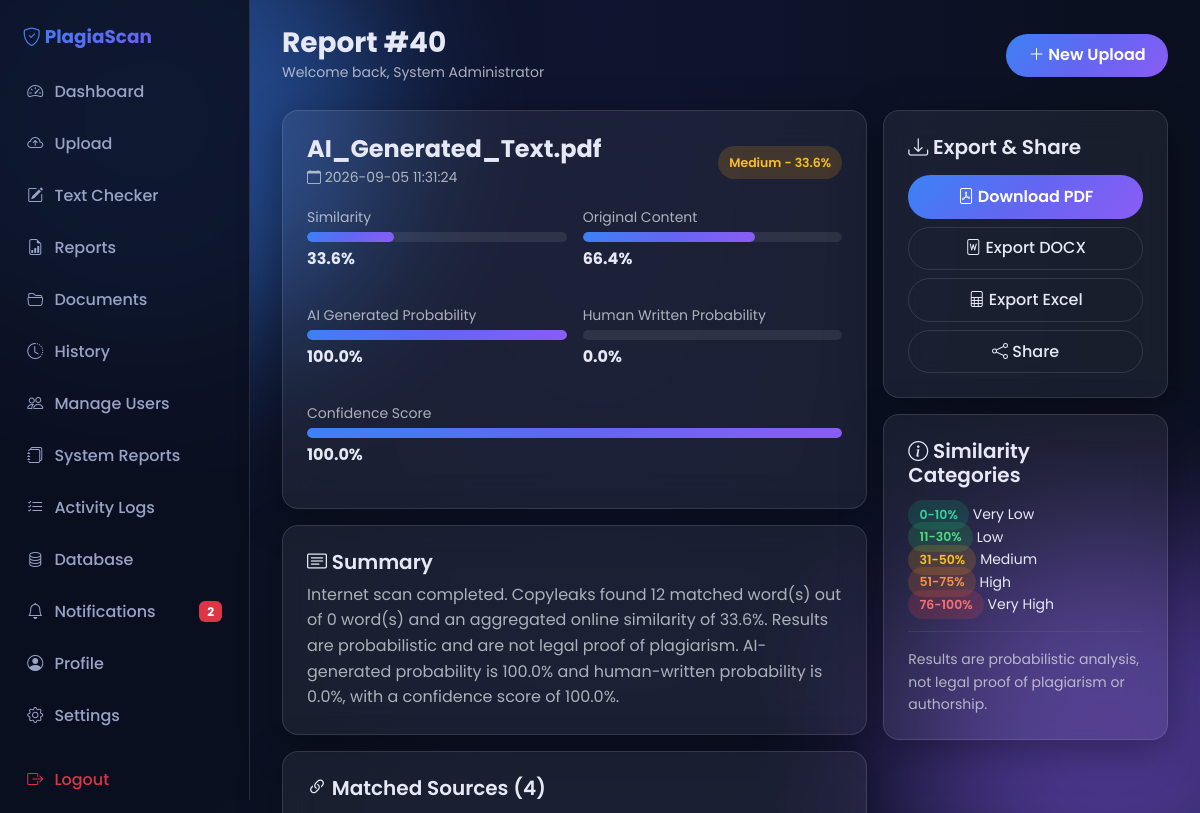
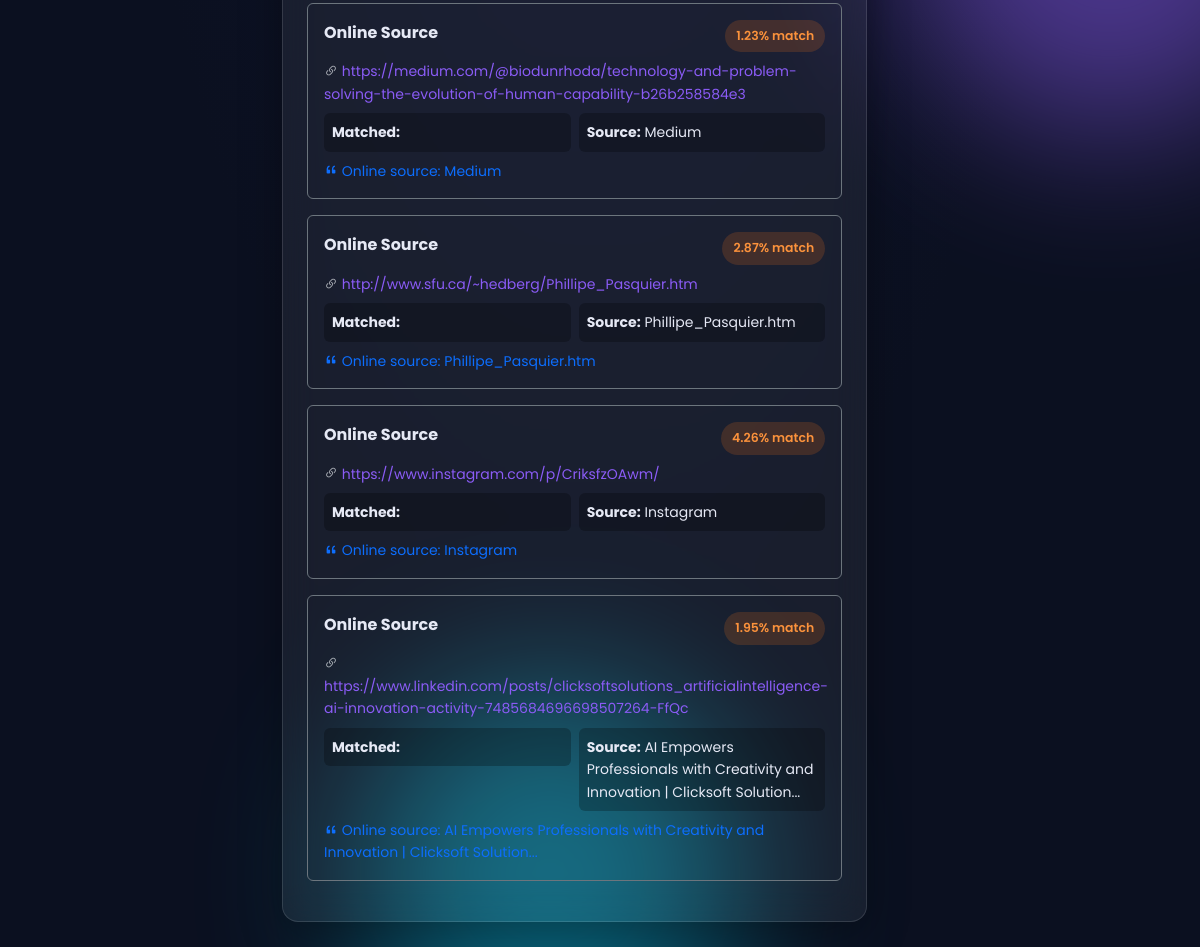
/report/40 (signed in), run on the app's committed database (2 pictures, top to bottom).
### tables this page shows
CREATE TABLE reports (
  id                  INTEGER PRIMARY KEY AUTOINCREMENT,
  document_id         INTEGER NOT NULL,
  user_id             INTEGER NOT NULL,
  similarity_percent  REAL NOT NULL DEFAULT 0,
  original_percent    REAL NOT NULL DEFAULT 0,
  ai_probability      REAL NOT NULL DEFAULT 0,
  human_probability   REAL NOT NULL DEFAULT 0,
  confidence_score    REAL NOT NULL DEFAULT 0,
  category            TEXT NOT NULL DEFAULT 'Very Low',
  matched_paragraphs   TEXT,
  summary             TEXT,
  scan_status         TEXT NOT NULL DEFAULT 'completed',
  copyleaks_scan_id   TEXT,
  error_message       TEXT,
  created_at          TEXT DEFAULT CURRENT_TIMESTAMP,
  FOREIGN KEY (document_id) REFERENCES documents(id) ON DELETE CASCADE,
  FOREIGN KEY (user_id) REFERENCES users(id) ON DELETE CASCADE
);

CREATE TABLE users (
  id              INTEGER PRIMARY KEY AUTOINCREMENT,
  role_id         INTEGER NOT NULL,
  full_name       TEXT NOT NULL,
  email           TEXT NOT NULL UNIQUE,
  password_hash   TEXT NOT NULL,
  phone           TEXT,
  avatar_url      TEXT,
  department      TEXT,
  is_active       INTEGER NOT NULL DEFAULT 1,
  reset_token     TEXT,
  reset_expires   TEXT,
  created_at      TEXT DEFAULT CURRENT_TIMESTAMP,
  updated_at      TEXT DEFAULT CURRENT_TIMESTAMP,
  FOREIGN KEY (role_id) REFERENCES roles(id) ON DELETE RESTRICT
);

CREATE TABLE documents (
  id              INTEGER PRIMARY KEY AUTOINCREMENT,
  user_id         INTEGER NOT NULL,
  original_name   TEXT NOT NULL,
  stored_name     TEXT NOT NULL,
  file_path       TEXT NOT NULL,
  file_type       TEXT NOT NULL,
  file_size       INTEGER NOT NULL DEFAULT 0,
  title           TEXT,
  extracted_text  TEXT,
  text_hash       TEXT,
  status          TEXT NOT NULL DEFAULT 'uploaded',
  created_at      TEXT DEFAULT CURRENT_TIMESTAMP,
  FOREIGN KEY (user_id) REFERENCES users(id) ON DELETE CASCADE
);

CREATE TABLE matched_sources (
  id                  INTEGER PRIMARY KEY AUTOINCREMENT,
  report_id           INTEGER NOT NULL,
  source_document_id  INTEGER,
  source_text         TEXT,
  matched_text        TEXT,
  similarity_percent  REAL NOT NULL DEFAULT 0,
  source_reference   TEXT,
  citation_suggestion TEXT,
  FOREIGN KEY (report_id) REFERENCES reports(id) ON DELETE CASCADE,
  FOREIGN KEY (source_document_id) REFERENCES documents(id) ON DELETE SET NULL
);

### backend/routes/pages.py (the view)
@bp.route("/report/<int:report_id>")
@login_required
def view_report(report_id):
    u = current_user()
    report = get_report_with_doc(report_id)
    if not report:
        abort(404)
    if report["user_id"] != u["id"] and u["role"] not in ("teacher", "authority"):
        abort(403)
    matched_paragraphs = json.loads(report.get("matched_paragraphs") or "[]")
    sources = get_matched_sources(report_id)
    add_history(u["id"], "view_report", f"Report #{report_id}", report_id=report_id)
    return render_template("report.html", report=report,
                           matched_paragraphs=matched_paragraphs, sources=sources)

### backend/app.py (called while the page is built)
def _inject_current_user():
    from utils.auth import current_user
    return {"current_user": current_user()}

### backend/db.py (called while the page is built)
def _get_sqlite_conn():
    conn = getattr(_sqlite_local, "conn", None)
    if conn is None:
        conn = sqlite3.connect(SQLITE_PATH)
        conn.row_factory = sqlite3.Row
        conn.execute("PRAGMA foreign_keys = ON;")
        _sqlite_local.conn = conn
    return conn

def get_conn():
    if DB_BACKEND == "mysql":
        if not _HAS_PYMYSQL:
            raise RuntimeError("DB_BACKEND=mysql but PyMySQL is not installed. Run: pip install pymysql")
        return _get_mysql_conn()
    return _get_sqlite_conn()

def _convert_sql(sql):
    if DB_BACKEND == "sqlite":
        return sql.replace("%s", "?")
    return sql

def query(sql, params=None):
    params = params or []
    conn = get_conn()
    try:
        cur = conn.cursor()
        cur.execute(_convert_sql(sql), params)
        rows = cur.fetchall()
        if DB_BACKEND == "sqlite":
            return [dict(r) for r in rows]
        return list(rows)
    finally:
        if DB_BACKEND == "mysql":
            conn.close()

def query_one(sql, params=None):
    params = params or []
    conn = get_conn()
    try:
        cur = conn.cursor()
        cur.execute(_convert_sql(sql), params)
        row = cur.fetchone()
        if row is None:
            return None
        if DB_BACKEND == "sqlite":
            return dict(row)
        return dict(row)
    finally:
        if DB_BACKEND == "mysql":
            conn.close()

def execute(sql, params=None):
    params = params or []
    conn = get_conn()
    try:
        cur = conn.cursor()
        cur.execute(_convert_sql(sql), params)
        conn.commit()
        last_id = cur.lastrowid
        return last_id
    except Exception:
        conn.rollback()
        raise
    finally:
        if DB_BACKEND == "mysql":
            conn.close()

### backend/models.py (called while the page is built)
def get_user_by_id(user_id: int):
    return query_one("SELECT * FROM users WHERE id = %s", [user_id])

def get_report_with_doc(report_id: int):
    return query_one(
        "SELECT r.*, d.original_name, d.title AS doc_title, d.file_type, d.created_at AS upload_date "
        "FROM reports r JOIN documents d ON r.document_id = d.id WHERE r.id = %s",
        [report_id],
    )

def get_matched_sources(report_id: int):
    return query("SELECT * FROM matched_sources WHERE report_id = %s", [report_id])

### templates/report.html (shortened to what this page needs)
{% extends "dash_base.html" %}
{% block dash_title %}Report #{{ report.id }}{% endblock %}
{% block dash_content %}
      <div class="row g-3">
  <div class="col-lg-8">
    <div class="glass p-4 mb-3">
      <div class="d-flex justify-content-between flex-wrap align-items-center mb-3">
        <div>
          <h4 class="fw-bold mb-0">{{ report.original_name }}</h4>
          <small class="text-muted"><i class="bi bi-calendar"></i> {{ report.upload_date or report.created_at }}</small>
        </div>
        {% if report.scan_status == 'processing' %}<span class="badge-cat cat-low">Processing</span>{% else %}<span class="badge-cat {% if report.similarity_percent <= 10 %}cat-very-low{% elif report.similarity_percent <= 30 %}cat-low{% elif report.similarity_percent <= 50 %}cat-medium{% elif report.similarity_percent <= 75 %}cat-high{% else %}cat-very-high{% endif %}">{{ report.category }} - {{ report.similarity_percent }}%</span>{% endif %}
      </div>
      <div class="row g-3">
        <div class="col-md-6">
          <p class="mb-1 small text-muted">Similarity</p>
          {% if report.scan_status == 'processing' %}<p class="text-muted mb-0">Pending online scan</p>{% else %}<div class="meter"><span data-width="{{ report.similarity_percent }}"></span></div><p class="mt-1 fw-bold">{{ report.similarity_percent }}%</p>{% endif %}
        </div>
        <div class="col-md-6">
          <p class="mb-1 small text-muted">Original Content</p>
          {% if report.scan_status == 'processing' %}<p class="text-muted mb-0">Pending online scan</p>{% else %}<div class="meter"><span data-width="{{ report.original_percent }}"></span></div><p class="mt-1 fw-bold">{{ report.original_percent }}%</p>{% endif %}
        </div>
        <div class="col-md-6">
          <p class="mb-1 small text-muted">AI Generated Probability</p>
          {% if report.scan_status == 'processing' %}<p class="text-muted mb-0">Pending AI analysis</p>{% else %}<div class="meter"><span data-width="{{ report.ai_probability }}"></span></div><p class="mt-1 fw-bold">{{ report.ai_probability }}%</p>{% endif %}
        </div>
        <div class="col-md-6">
          <p class="mb-1 small text-muted">Human Written Probability</p>
          {% if report.scan_status == 'processing' %}<p class="text-muted mb-0">Pending AI analysis</p>{% else %}<div class="meter"><span data-width="{{ report.human_probability }}"></span></div><p class="mt-1 fw-bold">{{ report.human_probability }}%</p>{% endif %}
        </div>
        <div class="col-12">
          <p class="mb-1 small text-muted">Confidence Score</p>
          {% if report.scan_status == 'processing' %}<p class="text-muted mb-0">Pending scan completion</p>{% else %}<div class="meter"><span data-width="{{ report.confidence_score }}"></span></div><p class="mt-1 fw-bold">{{ report.confidence_score }}%</p>{% endif %}
        </div>
      </div>
    </div>
    <div class="glass p-4 mb-3">
      <h5 class="fw-semibold mb-2"><i class="bi bi-card-text"></i> Summary</h5>
      <p class="text-muted mb-0">{{ report.summary }}</p>
    </div>
    <div class="glass p-4">
      <h5 class="fw-semibold mb-3"><i class="bi bi-link-45deg"></i> Matched Sources ({{ sources|length }})</h5>
      {% if sources %}
      {% for s in sources %}
      <div class="border border-secondary rounded p-3 mb-3">
        <div class="d-flex justify-content-between flex-wrap mb-2">
          <strong>Online Source</strong>
          <span class="badge-cat cat-high">{{ s.similarity_percent }}% match</span>
        </div>
        <p class="small text-muted mb-2"><i class="bi bi-link-45deg"></i> {% if s.source_reference.startswith("http") %}<a href="{{ s.source_reference }}" target="_blank" rel="noopener noreferrer">{{ s.source_reference }}</a>{% else %}{{ s.source_reference }}{% endif %}</p>
        <div class="row g-2">
          <div class="col-md-6"><div class="bg-black bg-opacity-25 rounded p-2 small"><strong>Matched:</strong> {{ s.matched_text }}</div></div>
          <div class="col-md-6"><div class="bg-black bg-opacity-25 rounded p-2 small"><strong>Source:</strong> {{ s.source_text }}</div></div>
        </div>
        {% if s.citation_suggestion %}<p class="small text-primary mt-2 mb-0"><i class="bi bi-quote"></i> {{ s.citation_suggestion }}</p>{% endif %}
      </div>
      {% endfor %}
      {% else %}<p class="text-muted mb-0">No significant online matches found.</p>{% endif %}
    </div>
  </div>
  <div class="col-lg-4">
    <div class="glass p-4 mb-3">
      <h5 class="fw-semibold mb-3"><i class="bi bi-download"></i> Export &amp; Share</h5>
      <div class="d-grid gap-2">
        <a href="/api/report/{{ report.id }}/export/pdf" class="btn btn-grad"><i class="bi bi-file-pdf"></i> Download PDF</a>
        <a href="/api/report/{{ report.id }}/export/docx" class="btn btn-outline-glass"><i class="bi bi-file-word"></i> Export DOCX</a>
        <a href="/api/report/{{ report.id }}/export/xlsx" class="btn btn-outline-glass"><i class="bi bi-file-spreadsheet"></i> Export Excel</a>
        <button class="btn btn-outline-glass" onclick="shareReport({{ report.id }})"><i class="bi bi-share"></i> Share</button>
      </div>
    </div>
    <div class="glass p-4">
      <h5 class="fw-semibold mb-3"><i class="bi bi-info-circle"></i> Similarity Categories</h5>
      <ul class="list-unstyled small mb-0">
        <li><span class="badge-cat cat-very-low">0-10%</span> Very Low</li>
        <li><span class="badge-cat cat-low">11-30%</span> Low</li>
        <li><span class="badge-cat cat-medium">31-50%</span> Medium</li>
        <li><span class="badge-cat cat-high">51-75%</span> High</li>
        <li><span class="badge-cat cat-very-high">76-100%</span> Very High</li>
      </ul>
      <hr class="border-secondary">
      <p class="small text-muted mb-0">Results are probabilistic analysis, not legal proof of plagiarism or authorship.</p>
    </div>
  </div>
</div>
{% endblock %}

### templates/dash_base.html (shortened to what this page needs)
{% extends "base.html" %}
{% block body %}
<div class="dash-shell">
  <aside class="dash-sidebar">
    <div class="brand"><i class="bi bi-shield-check"></i> PlagiaScan</div>
    {% set role = current_user.role %}
    {% set dash_url = url_for(role ~ '.dashboard') %}
    <a href="{{ dash_url }}" class="{% if request.endpoint and request.endpoint.endswith('dashboard') %}active{% endif %}">
      <i class="bi bi-speedometer2"></i> Dashboard
    </a>
    <a href="{{ url_for('pages.upload_page') }}"><i class="bi bi-cloud-arrow-up"></i> Upload</a>
    <a href="{{ url_for('pages.text_checker') }}"><i class="bi bi-pencil-square"></i> Text Checker</a>
    <a href="{{ url_for('pages.reports_list') }}"><i class="bi bi-file-earmark-bar-graph"></i> Reports</a>
    <a href="{{ url_for('pages.documents_list') }}"><i class="bi bi-folder2-open"></i> Documents</a>
    <a href="{{ url_for('pages.history') }}"><i class="bi bi-clock-history"></i> History</a>
    {% if role == 'authority' %}
      <a href="{{ url_for('authority.users') }}"><i class="bi bi-people"></i> Manage Users</a>
      <a href="{{ url_for('authority.reports') }}"><i class="bi bi-journals"></i> System Reports</a>
      <a href="{{ url_for('authority.activity_logs') }}"><i class="bi bi-list-check"></i> Activity Logs</a>
      <a href="{{ url_for('authority.database') }}"><i class="bi bi-database"></i> Database</a>
    {% endif %}
    <a href="{{ url_for('pages.notifications') }}">
      <i class="bi bi-bell"></i> Notifications
      {% if unread_count %}<span class="badge bg-danger ms-auto">{{ unread_count }}</span>{% endif %}
    </a>
    <a href="{{ url_for('pages.profile') }}"><i class="bi bi-person-circle"></i> Profile</a>
    <a href="{{ url_for('pages.settings') }}"><i class="bi bi-gear"></i> Settings</a>
    <a href="{{ url_for('auth.logout') }}" class="mt-3 text-danger"><i class="bi bi-box-arrow-right"></i> Logout</a>
  </aside>
  <main class="dash-main">
    <div class="dash-topbar">
      <div>
        <h3 class="fw-bold mb-0">{% block dash_title %}Dashboard{% endblock %}</h3>
        <small class="text-muted">Welcome back, {{ current_user.full_name }}</small>
      </div>
      <div class="d-flex gap-2 align-items-center">
        <a href="{{ url_for('pages.upload_page') }}" class="btn btn-grad"><i class="bi bi-plus-lg"></i> New Upload</a>
      </div>
    </div>
    {% block dash_content %}{% endblock %}
  </main>
</div>
{% endblock %}

### static/css/style.css (style rules this page uses)
* { box-sizing: border-box; }
html { scroll-behavior: smooth; }
body { margin: 0; font-family: 'Poppins', system-ui, -apple-system, sans-serif; background: var(--bg-0); color: var(--text); line-height: 1.6; min-height: 100vh; overflow-x: hidden; }
a { color: var(--primary-2); text-decoration: none; }
.glass { background: var(--glass); backdrop-filter: blur(18px); -webkit-backdrop-filter: blur(18px); border: 1px solid var(--glass-border); border-radius: var(--radius); box-shadow: var(--shadow); }
.btn-grad { background: var(--grad); border: none; color: #fff; font-weight: 600; padding: 0.6rem 1.4rem; border-radius: 50px; transition: transform .2s, box-shadow .2s; }
.btn-outline-glass { background: transparent; border: 1px solid var(--glass-border); color: var(--text); border-radius: 50px; padding: 0.55rem 1.3rem; font-weight: 500; transition: all .2s; }
.dash-shell { display: grid; grid-template-columns: 250px 1fr; min-height: 100vh; }
.dash-sidebar { background: rgba(11,16,32,0.85); backdrop-filter: blur(16px); border-right: 1px solid var(--glass-border); padding: 1.4rem 0.8rem; position: sticky; top: 0; height: 100vh; overflow-y: auto; }
.dash-sidebar .brand { font-weight: 700; font-size: 1.15rem; background: var(--grad); -webkit-background-clip: text; background-clip: text; -webkit-text-fill-color: transparent; padding: 0 0.6rem 1rem; }
.dash-sidebar a { display: flex; align-items: center; gap: 0.7rem; padding: 0.7rem 0.9rem; border-radius: var(--radius-sm); color: var(--text-muted); font-weight: 500; margin-bottom: 0.25rem; transition: all .2s; }
.dash-main { padding: 1.6rem 2rem; }
.dash-topbar { display: flex; justify-content: space-between; align-items: center; margin-bottom: 1.6rem; }
.badge-cat { padding: 0.4rem 0.7rem; border-radius: 50px; font-weight: 600; font-size: 0.78rem; }
.cat-very-low { background: rgba(16,185,129,0.18); color: #34d399; }
.cat-low { background: rgba(34,197,94,0.18); color: #4ade80; }
.cat-medium { background: rgba(245,158,11,0.18); color: #fbbf24; }
.cat-high { background: rgba(249,115,22,0.18); color: #fb923c; }
.cat-very-high { background: rgba(239,68,68,0.18); color: #f87171; }
.meter { height: 10px; border-radius: 50px; background: rgba(255,255,255,0.08); overflow: hidden; }
.meter > span { display: block; height: 100%; border-radius: 50px; background: var(--grad); transition: width 1s ease; }

### data on the page
reports: id "40", category "Medium", similarity_percent "33.6", original_percent "66.4", ai_probability "100.0", human_probability "0.0", confidence_score "100.0", summary "Internet scan completed. Copyleaks found 12 matched word(s) out of 0 word(s) and an aggregated online similarity of 33.6%. Results are probabilistic and are not legal proof of plagiarism. AI-generated probability is 100.0% and human-written probability is 0.0%, with a confidence score of 100.0%."
users: full_name "System Administrator"
documents: original_name "AI_Generated_Text.pdf", created_at "2026-09-05 11:31:24"
matched_sources: similarity_percent "1.23", source_reference "https://medium.com/@biodunrhoda/technology-and-problem-solving-the-evolution-of-human-capability-b26b258584e3", source_text "Medium", citation_suggestion "Online source: Medium"
matched_sources: similarity_percent "2.87", source_reference "http://www.sfu.ca/~hedberg/Phillipe_Pasquier.htm", source_text "Phillipe_Pasquier.htm", citation_suggestion "Online source: Phillipe_Pasquier.htm"
matched_sources: similarity_percent "4.26", source_reference "https://www.instagram.com/p/CriksfzOAwm/", source_text "Instagram", citation_suggestion "Online source: Instagram"
matched_sources: similarity_percent "1.95", source_reference "https://www.linkedin.com/posts/clicksoftsolutions_artificialintelligence-ai-innovation-activity-7485684696698507264-FfQc", source_text "AI Empowers Professionals with Creativity and Innovation | Clicksoft Solution...", citation_suggestion "Online source: AI Empowers Professionals with Creativity and Innovation | Clicksoft Solution..."

### other printed values
{{ unread_count }} "2"
{{ sources|length }} "4"
